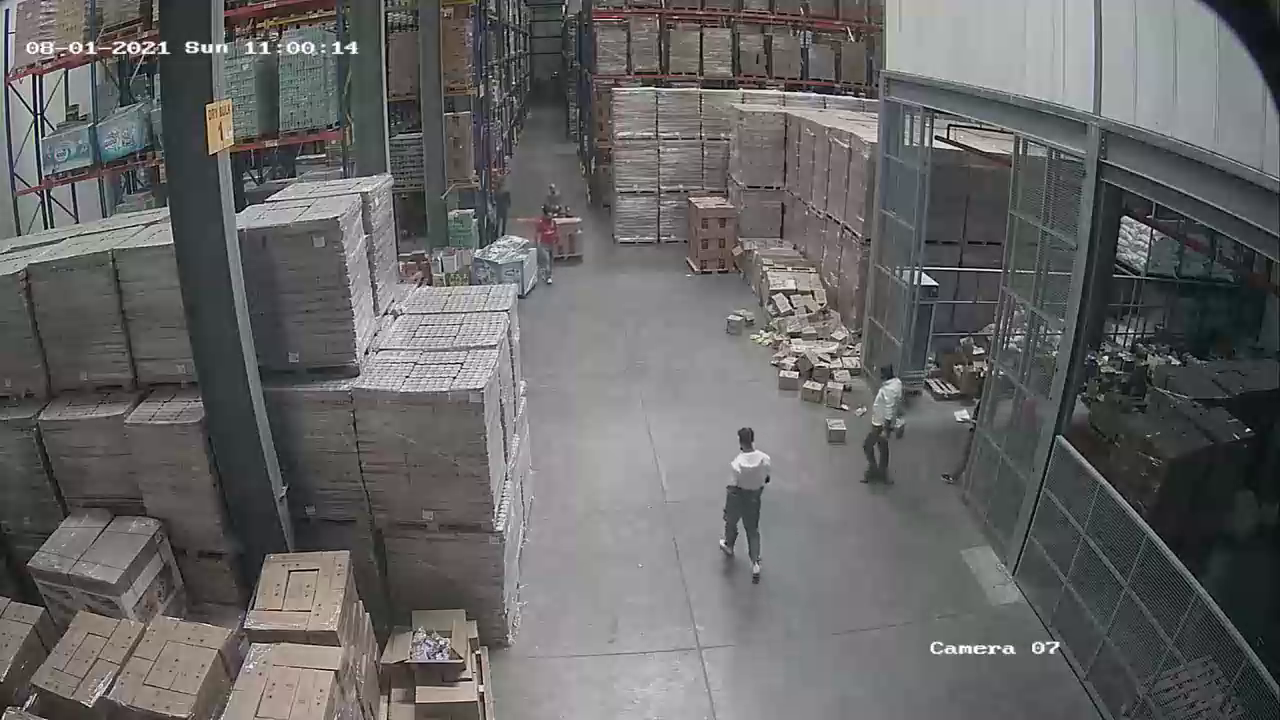
#> input picture frame 90 of data/accident.mp4, 1280 x 720 px
$ python getcoordinates.py
#> lines starting #> are read from the running program, lines starting #| are printed output that depends on the picture
import cv2
import numpy as np
import os

# Define a callback function to get mouse events
def get_coordinates(event, x, y, flags, param):
    if event == cv2.EVENT_LBUTTONDOWN:
        print(f"Clicked at (x, y): ({x}, {y})")

# Open the video file
video_path = os.path.join('.', 'data', 'accident.mp4')
cap = cv2.VideoCapture(video_path)

if not cap.isOpened():
    print("Error: Couldn't open video file.")
    exit()

# Create a window to display the video
cv2.namedWindow('Video')
cv2.setMouseCallback('Video', get_coordinates)

while True:
    ret, frame = cap.read()
#> frame is the input picture: shape (720, 1280, 3); mean B, G, R 100.8, 101, 101.4
    frame_width = int(cap.get(3))  # 3 corresponds to CV_CAP_PROP_FRAME_WIDTH
    frame_height = int(cap.get(4))
    print(frame_width, frame_height)
    if not ret:
        print("End of video.")
        break

    roi_vertices = np.array([[899, 100], [1051,141], [960,549], [863, 405]], np.int32)
    # roi_vertices = np.array([[899, 100], [1051,141], [952,553], [857, 404]], np.int32)
    roi_x = 900
    roi_y = 100
    cv2.polylines(frame, [roi_vertices], True, (0, 0, 255), 1)
    # roi_vertices = np.array([[863, 405], [960,549], [606,598], [582, 443]], np.int32)
    # roi_vertices = np.array([[573, 400], [857,404], [952,553], [611, 659]], np.int32)
    roi_vertices = np.array([[580, 440], [857,404], [952,553], [611, 659]], np.int32)
    cv2.polylines(frame, [roi_vertices], True, (0, 0, 255), 1)
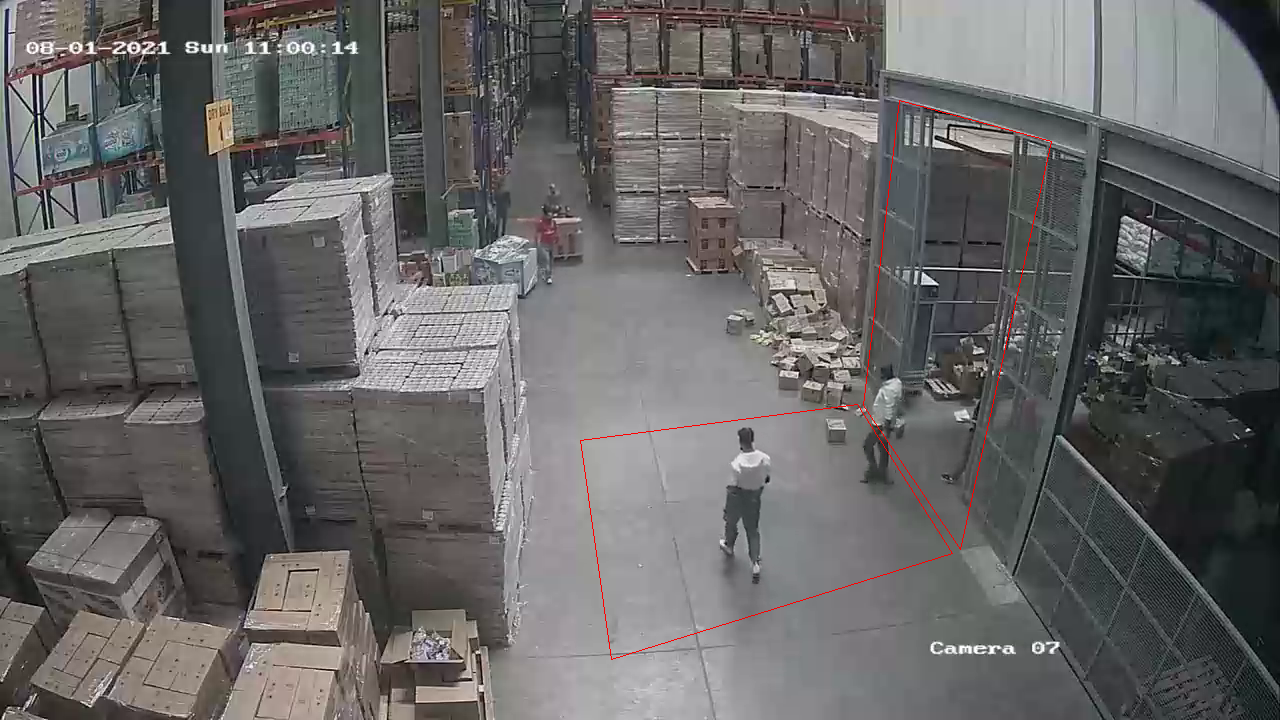
#> frame: shape (720, 1280, 3); mean B, G, R 100.6, 100.7, 101.8

    # Display the current frame
    cv2.imshow('Video', frame)

    # Press 'q' to quit
    if cv2.waitKey(33) & 0xFF == ord('q'):
#> (key q is pressed here)
        break

# Release video capture and close OpenCV windows
cap.release()
cv2.destroyAllWindows()

$ run again, starting later in the video
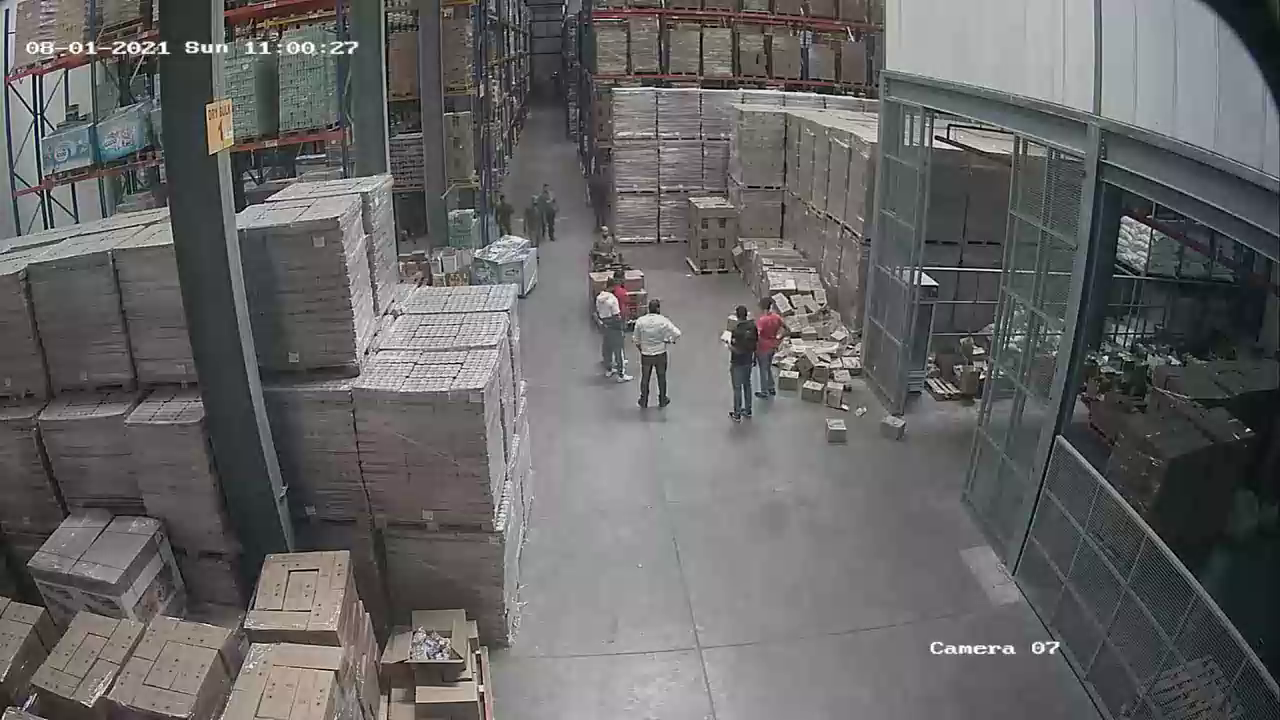
#> input picture frame 408 of data/accident.mp4, 1280 x 720 px
#> frame is the input picture: shape (720, 1280, 3); mean B, G, R 100.2, 100.3, 101.1
#> `cv2.polylines(frame, [roi_vertices], True, (0, 0, 255), 1)`:
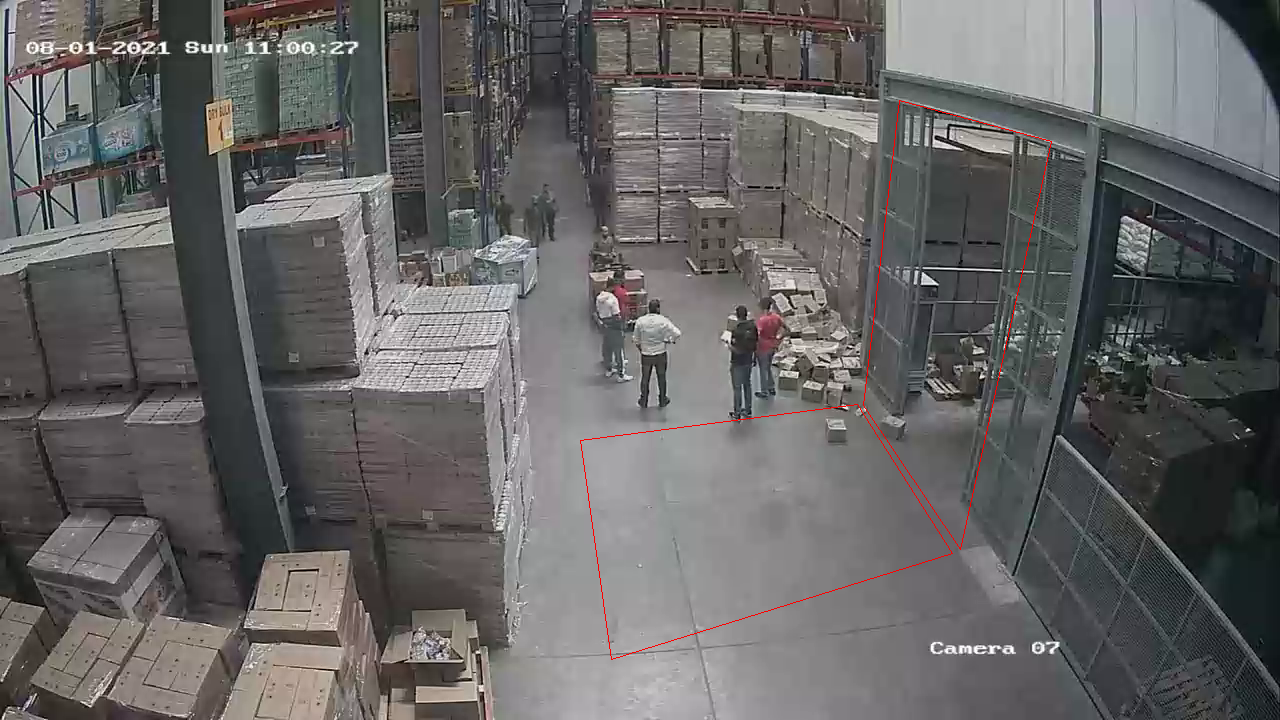
#> frame: shape (720, 1280, 3); mean B, G, R 100, 100.1, 101.4

$ run again, starting later in the video
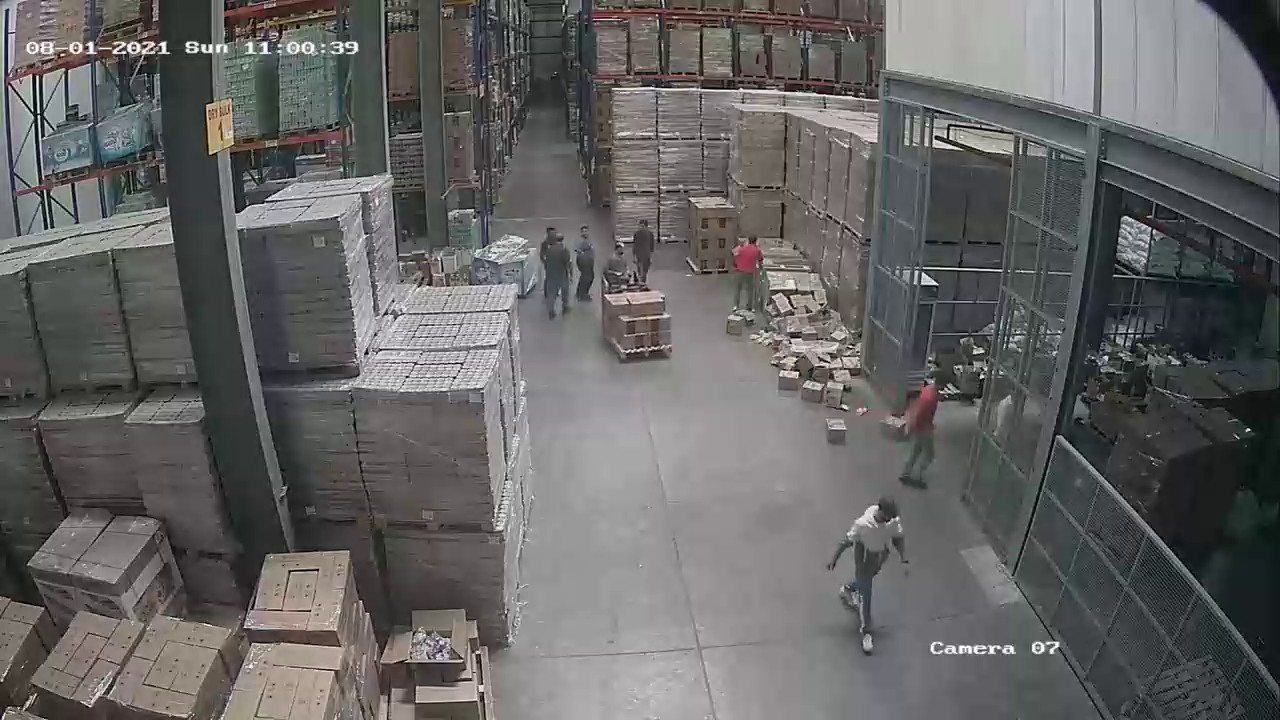
#> input picture frame 726 of data/accident.mp4, 1280 x 720 px
#> frame is the input picture: shape (720, 1280, 3); mean B, G, R 99.5, 100, 100.6
#> `cv2.polylines(frame, [roi_vertices], True, (0, 0, 255), 1)`:
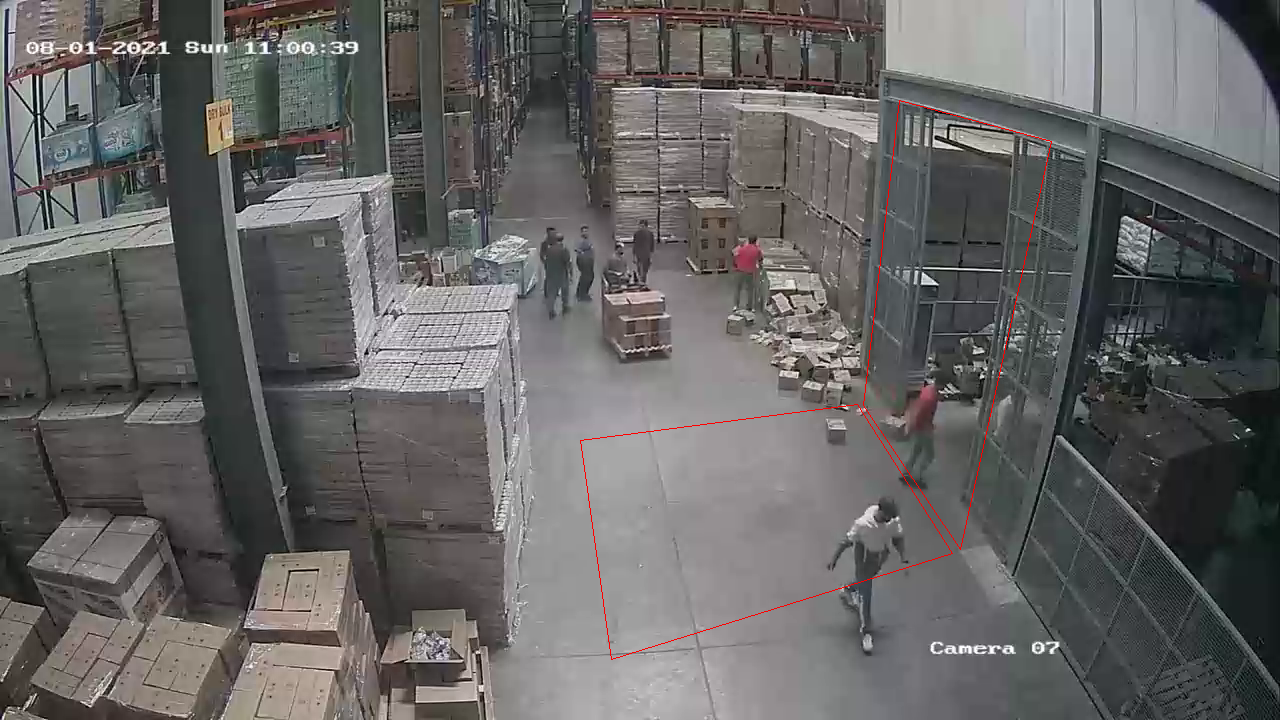
#> frame: shape (720, 1280, 3); mean B, G, R 99.2, 99.8, 101
